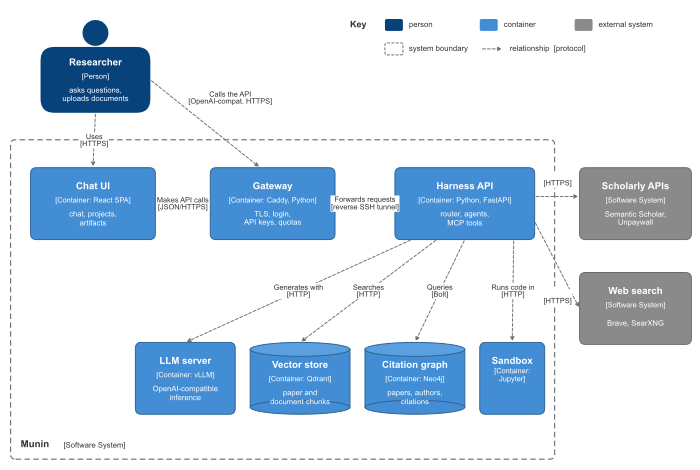

Generate this figure with Python:
"""C4 container diagram (level 2) of Munin, in classic C4 notation.

A candidate alternative to panel (a) of fig_architecture: it shows what exists
and how the parts connect (typed boxes, one-way relationships labelled with a
verb and a protocol, a system boundary and a key), where panel (a) shows the
trust boundary and who opens which connection. Not in the paper yet.

Unlike fig_architecture this names the technologies, as C4 does; they are
typed in below, not read from the code.

    python3 docs/paper-kit/figures/fig_c4_containers.py            # pdf + png + svg
"""

from __future__ import annotations

import argparse
import sys
from pathlib import Path

import matplotlib

matplotlib.use("Agg")
import matplotlib.pyplot as plt  # noqa: E402
from matplotlib.patches import (Circle, Ellipse, FancyArrowPatch,  # noqa: E402
                                FancyBboxPatch, Rectangle)

HERE = Path(__file__).resolve().parent
sys.path.insert(0, str(HERE))
import _style as S  # noqa: E402

# Classic C4 palette
PERSON, CONT, EXT, INK = "#08427B", "#438DD5", "#8A8A8A", "#333333"


def text3(ax, x, y, name, kind, desc, color="white"):
    ax.text(x, y + 0.17, name, ha="center", va="center", fontsize=7, fontweight="bold", color=color)
    ax.text(x, y + 0.03, kind, ha="center", va="center", fontsize=5.3, color=color)
    ax.text(x, y - 0.15, desc, ha="center", va="center", fontsize=5.5, color=color,
            linespacing=1.15)


def box(ax, x, y, w, h, name, kind, desc, fc=CONT):
    ax.add_patch(FancyBboxPatch((x, y), w, h, boxstyle="round,pad=0,rounding_size=0.06",
                                fc=fc, ec="#2E6295" if fc == CONT else "#6B6B6B", lw=0.7))
    text3(ax, x + w / 2, y + h / 2, name, kind, desc)
    return (x, y, w, h)


def db(ax, x, y, w, h, name, kind, desc):
    e = 0.14
    ax.add_patch(Rectangle((x, y + e / 2), w, h - e, fc=CONT, ec="none"))
    ax.add_patch(Ellipse((x + w / 2, y + e / 2), w, e, fc=CONT, ec="#2E6295", lw=0.7))
    ax.plot([x, x], [y + e / 2, y + h - e / 2], color="#2E6295", lw=0.7)
    ax.plot([x + w, x + w], [y + e / 2, y + h - e / 2], color="#2E6295", lw=0.7)
    ax.add_patch(Ellipse((x + w / 2, y + h - e / 2), w, e, fc="#5A9FE0", ec="#2E6295", lw=0.7))
    text3(ax, x + w / 2, y + h / 2 - 0.04, name, kind, desc)
    return (x, y, w, h)


def rel(ax, p0, p1, lab, tech, lx=None, ly=None, rad=0.0):
    ax.add_patch(FancyArrowPatch(p0, p1, arrowstyle="-|>", mutation_scale=6, color="#707070",
                                 lw=0.7, ls=(0, (3, 2)), shrinkA=1, shrinkB=1,
                                 connectionstyle=f"arc3,rad={rad}", zorder=1))
    lx = (p0[0] + p1[0]) / 2 if lx is None else lx
    ly = (p0[1] + p1[1]) / 2 if ly is None else ly
    ax.text(lx, ly, f"{lab}\n[{tech}]", ha="center", va="center", fontsize=5.3, color=INK,
            linespacing=1.1, bbox=dict(fc="white", ec="none", pad=0.4), zorder=3)


def build():
    """Draw the diagram; returns the figure."""
    fig = plt.figure(figsize=(S.FULL_WIDTH, 4.7))
    ax = fig.add_axes([0, 0, 1, 1])
    ax.set_xlim(0, S.FULL_WIDTH)
    ax.set_ylim(0, 4.7)
    ax.set_aspect("equal")
    ax.axis("off")

    # Person
    px, py = 0.95, 3.85
    ax.add_patch(Circle((px, py + 0.52), 0.13, fc=PERSON, ec="none"))
    ax.add_patch(FancyBboxPatch((px - 0.55, py - 0.28), 1.1, 0.66,
                                boxstyle="round,pad=0,rounding_size=0.14", fc=PERSON, ec="none"))
    text3(ax, px, py + 0.05, "Researcher", "[Person]", "asks questions,\nuploads documents")

    # System boundary
    ax.add_patch(FancyBboxPatch((0.1, 0.1), 5.45, 3.2, boxstyle="round,pad=0,rounding_size=0.05",
                                fc="none", ec="#6B6B6B", lw=0.8, ls=(0, (5, 3))))
    ax.text(0.2, 0.2, "Munin", fontsize=7, fontweight="bold", color=INK, va="bottom")
    ax.text(0.2 + 0.43, 0.2, "[Software System]", fontsize=5.5, color=INK, va="bottom")

    W, H = 1.25, 0.72
    chat = box(ax, 0.3, 2.3, W, H, "Chat UI", "[Container: React SPA]", "chat, projects,\nartifacts")
    gw = box(ax, 2.1, 2.3, W, H, "Gateway", "[Container: Caddy, Python]", "TLS, login,\nAPI keys, quotas")
    har = box(ax, 3.95, 2.3, 1.4, H, "Harness API", "[Container: Python, FastAPI]",
              "router, agents,\nMCP tools")
    W2 = 1.0
    llm = box(ax, 1.35, 0.55, W2, H, "LLM server", "[Container: vLLM]", "OpenAI-compatible\ninference")
    vec = db(ax, 2.5, 0.55, W2, H, "Vector store", "[Container: Qdrant]", "paper and\ndocument chunks")
    gra = db(ax, 3.65, 0.55, W2, H, "Citation graph", "[Container: Neo4j]", "papers, authors,\ncitations")
    sbx = box(ax, 4.8, 0.55, 0.65, H, "Sandbox", "[Container:\nJupyter]", "")

    sch = box(ax, 5.8, 2.3, 1.12, H, "Scholarly APIs", "[Software System]",
              "Semantic Scholar,\nUnpaywall", fc=EXT)
    web = box(ax, 5.8, 1.25, 1.12, H, "Web search", "[Software System]", "Brave, SearXNG", fc=EXT)

    def top(b, f=0.5): return (b[0] + b[2] * f, b[1] + b[3])
    def bot(b, f=0.5): return (b[0] + b[2] * f, b[1])
    def left(b, f=0.5): return (b[0], b[1] + b[3] * f)
    def right(b, f=0.5): return (b[0] + b[2], b[1] + b[3] * f)

    rel(ax, (px, py - 0.28), top(chat), "Uses", "HTTPS")
    rel(ax, (px + 0.55, py + 0.05), top(gw, 0.4), "Calls the API", "OpenAI-compat. HTTPS",
        lx=2.3, ly=3.72)
    rel(ax, right(chat), left(gw), "Makes API calls", "JSON/HTTPS")
    rel(ax, right(gw), left(har), "Forwards requests", "reverse SSH tunnel")
    rel(ax, bot(har, 0.12), top(llm), "Generates with", "HTTP")
    rel(ax, bot(har, 0.3), top(vec), "Searches", "HTTP")
    rel(ax, bot(har, 0.5), top(gra), "Queries", "Bolt")
    rel(ax, bot(har, 0.85), top(sbx), "Runs code in", "HTTP")
    rel(ax, right(har, 0.6), left(sch, 0.6), "", "HTTPS", lx=5.58, ly=2.9)
    rel(ax, right(har, 0.25), left(web), "", "HTTPS", lx=5.58, ly=1.72)

    # Key
    kx, ky = 3.5, 4.45
    ax.text(kx, ky, "Key", fontsize=6.5, fontweight="bold", color=INK, va="center")
    items = [(PERSON, "person"), (CONT, "container"), (EXT, "external system")]
    for i, (c, t) in enumerate(items):
        x = kx + 0.35 + i * 0.95
        ax.add_patch(FancyBboxPatch((x, ky - 0.06), 0.18, 0.12,
                                    boxstyle="round,pad=0,rounding_size=0.02", fc=c, ec="none"))
        ax.text(x + 0.24, ky, t, fontsize=5.6, color=INK, va="center")
    ax.add_patch(FancyBboxPatch((kx + 0.35, ky - 0.3), 0.18, 0.12,
                                boxstyle="round,pad=0,rounding_size=0.02", fc="none", ec="#6B6B6B",
                                lw=0.7, ls=(0, (3, 1.5))))
    ax.text(kx + 0.59, ky - 0.24, "system boundary", fontsize=5.6, color=INK, va="center")
    ax.add_patch(FancyArrowPatch((kx + 1.3, ky - 0.24), (kx + 1.55, ky - 0.24), arrowstyle="-|>",
                                 mutation_scale=6, color="#707070", lw=0.7, ls=(0, (3, 2))))
    ax.text(kx + 1.6, ky - 0.24, "relationship  [protocol]", fontsize=5.6, color=INK, va="center")
    return fig


def main() -> None:
    ap = argparse.ArgumentParser(description=__doc__.split("\n\n")[0])
    ap.add_argument("--out", default=str(HERE / "fig_c4_containers"),
                    help="output path without extension")
    ap.add_argument("--formats", default="pdf,png,svg")
    args = ap.parse_args()

    font = S.apply()
    fig = build()
    for ext in args.formats.split(","):
        fig.savefig(f"{args.out}.{ext}", metadata={"CreationDate": None}
                    if ext == "pdf" else ({"Date": None} if ext == "svg" else None))
        print(f"wrote {args.out}.{ext}  (font: {font})")


if __name__ == "__main__":
    main()
